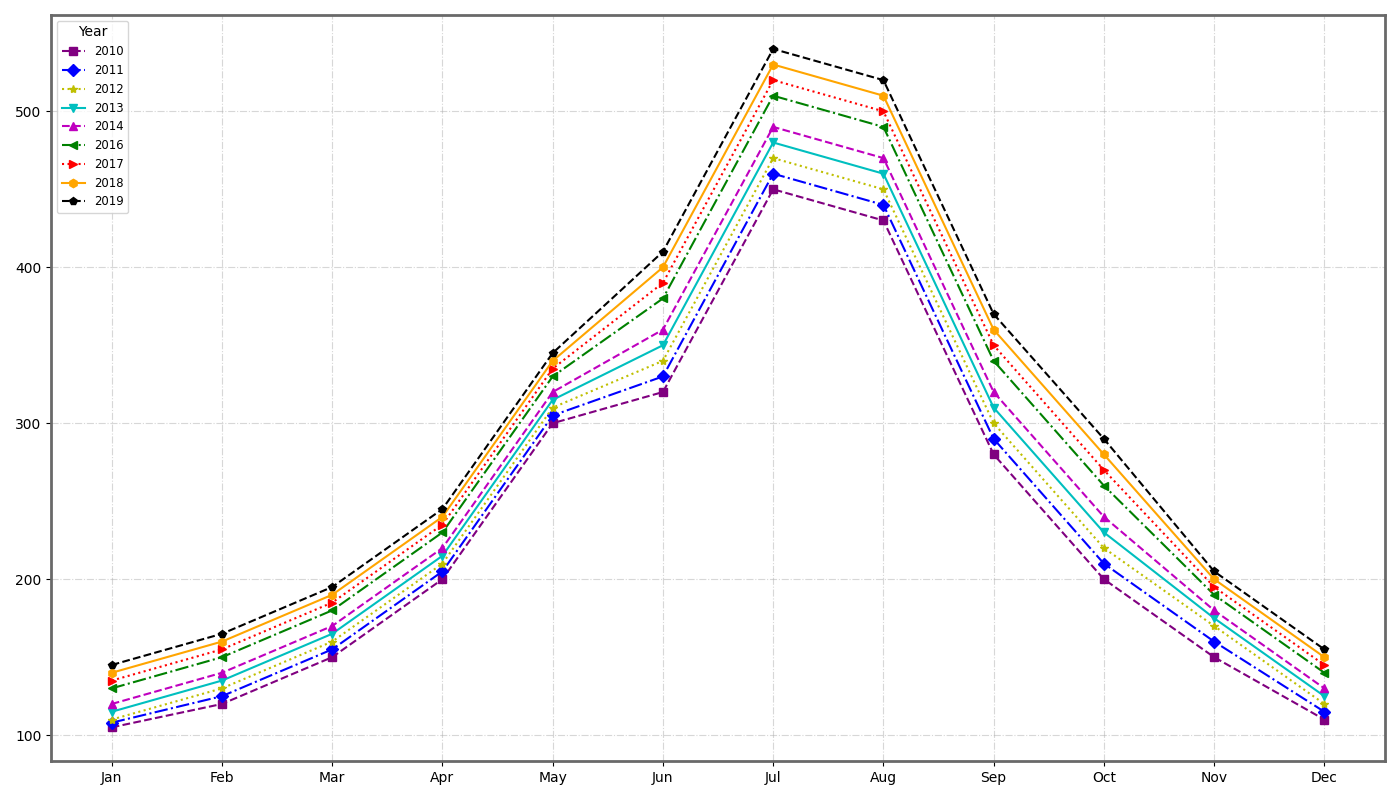

Generate this figure with Python:
import matplotlib.pyplot as plt
import numpy as np

years = np.array([2010, 2011, 2012, 2013, 2014, 2016, 2017, 2018, 2019])
months = ["Jan", "Feb", "Mar", "Apr", "May", "Jun", "Jul", "Aug", "Sep", "Oct", "Nov", "Dec"]
visitors = [
    [105, 120, 150, 200, 300, 320, 450, 430, 280, 200, 150, 110],  # 2010
    [108, 125, 155, 205, 305, 330, 460, 440, 290, 210, 160, 115],  # 2011
    [110, 130, 160, 210, 310, 340, 470, 450, 300, 220, 170, 120],  # 2012
    [115, 135, 165, 215, 315, 350, 480, 460, 310, 230, 175, 125],  # 2013
    [120, 140, 170, 220, 320, 360, 490, 470, 320, 240, 180, 130],  # 2014
    [130, 150, 180, 230, 330, 380, 510, 490, 340, 260, 190, 140],  # 2016
    [135, 155, 185, 235, 335, 390, 520, 500, 350, 270, 195, 145],  # 2017
    [140, 160, 190, 240, 340, 400, 530, 510, 360, 280, 200, 150],  # 2018
    [145, 165, 195, 245, 345, 410, 540, 520, 370, 290, 205, 155],  # 2019
]

# Manually shuffled styles
shuffled_colors = ['purple', 'b', 'y', 'c', 'm', 'g', 'red', 'orange', 'k']
shuffled_markers = ['s', 'D', '*', 'v', '^', '<', '>', 'h', 'p']
shuffled_linestyles = ['--', '-.', ':', '-', '--', '-.', ':', '-', '--']

fig, ax = plt.subplots(figsize=(14, 8))

for i, year in enumerate(years):
    ax.plot(months, visitors[i], marker=shuffled_markers[i], color=shuffled_colors[i], linestyle=shuffled_linestyles[i], label=str(year))

ax.grid(True, linestyle='-.', alpha=0.5)

# Set border color and thickness
for spine in ax.spines.values():
    spine.set_edgecolor('dimgray')
    spine.set_linewidth(2)

ax.legend(title='Year', loc='upper left', fontsize='small')
plt.tight_layout()
plt.show()
